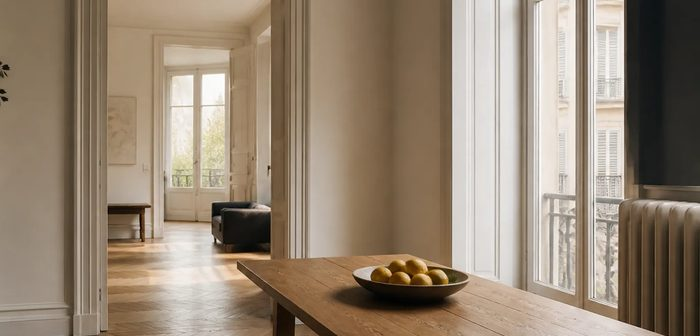
#> input picture apps/mobile/assets/brand/card-interior.jpg, 700 x 336 px
$ python -i hashing.py   (imports and definitions only)
#> lines starting #> are read from the running program, lines starting #| are printed output that depends on the picture
"""Perceptual image hashing (dHash + pHash) as 64-bit integers.

Pure functions only — no I/O, no DB, no network. See ``matching.py`` for the
Hamming-distance-based classification that consumes these hashes and
``docs/ai.md`` / EC-S-T12 for the product context.

Exact content-addressing (same-account re-uploads of byte-identical files)
is handled elsewhere in the media pipeline (see ``docs/media-hosting.md``).
This module only answers "do these two images *look* alike".
"""

from __future__ import annotations

from dataclasses import dataclass
from io import BytesIO

import numpy as np
from PIL import Image

DHASH_SIZE = 8
"""Side length of the dHash grid; yields DHASH_SIZE * DHASH_SIZE = 64 bits."""

PHASH_SIZE = 8
"""Side length of the low-frequency DCT block kept for pHash; 8*8 = 64 bits."""

PHASH_HIGHFREQ_FACTOR = 4
"""pHash is computed from a (PHASH_SIZE * factor)^2 DCT before truncating to
the low-frequency corner. A factor of 4 (32x32) is the standard choice used
by most perceptual-hash implementations and balances noise rejection against
sensitivity to real detail."""

HASH_BITS = 64
"""Both dHash and pHash produced by this module are 64-bit integers."""

BUCKET_BITS = 16
"""Number of high-order dHash bits used as a DB-friendly bucket key."""


@dataclass(frozen=True, slots=True)
class ImageHashes:
    """The perceptual fingerprints computed for a single image."""

    dhash: int
    phash: int

    # [4 lines left out: function __post_init__, not called in this run]


def _load_grayscale(image_bytes: bytes) -> Image.Image:
    with Image.open(BytesIO(image_bytes)) as img:
        img.load()
        return img.convert("L")


# [6 lines left out: function _bits_to_int, not called in this run]


def dhash(image_bytes: bytes, hash_size: int = DHASH_SIZE) -> int:
    """Difference hash: compares brightness of horizontally-adjacent pixels
    on a shrunk (hash_size+1) x hash_size grid. Robust to resizing, mild
    recompression, and small brightness shifts; sensitive to mirroring and
    heavy cropping (both change the gradient pattern)."""
    gray = _load_grayscale(image_bytes)
    resized = gray.resize((hash_size + 1, hash_size), Image.LANCZOS)
    pixels = np.asarray(resized, dtype=np.int16)
    diff = pixels[:, 1:] > pixels[:, :-1]
    return _bits_to_int(diff)


# [8 lines left out: function _dct_matrix, not called in this run]


def _dct2(block: np.ndarray) -> np.ndarray:
    c = _dct_matrix(block.shape[0])
    return c @ block @ c.T


# [18 lines left out: function phash, not called in this run]


def compute_hashes(image_bytes: bytes) -> ImageHashes:
    """Compute both perceptual hashes for a single image's raw bytes."""
    return ImageHashes(dhash=dhash(image_bytes), phash=phash(image_bytes))


def hamming_distance(a: int, b: int) -> int:
    """Number of differing bits between two same-width integer hashes."""
    return (a ^ b).bit_count()


# [5 lines left out: function bucket_key, not called in this run]

>>> import cv2
>>> picture = cv2.imread('../../../../apps/mobile/assets/brand/card-interior.jpg', cv2.IMREAD_GRAYSCALE)
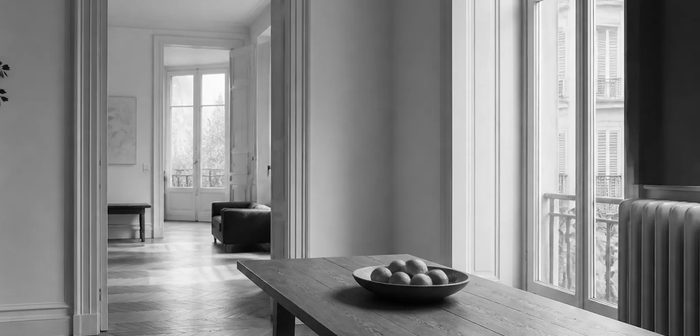
#> picture: shape (336, 700); min 0, max 255, mean 136.1
>>> result = compute_hashes(picture)
#> (the run stopped early here; a loop or call above may not have finished)

$ run again, on apps/mobile/assets/brand/hero-terrace.jpg
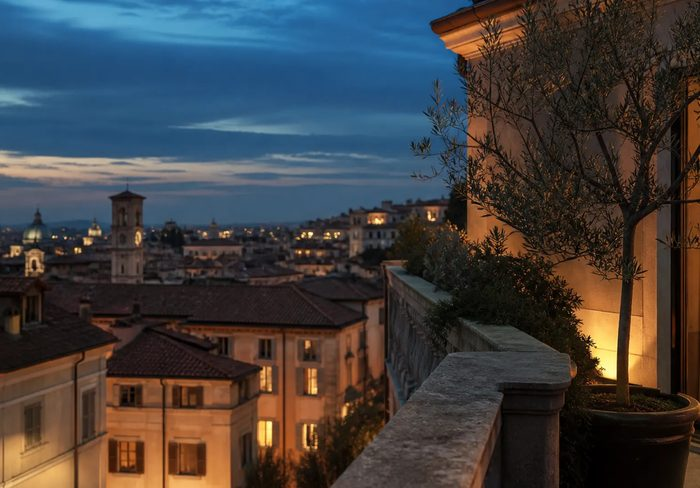
#> input picture apps/mobile/assets/brand/hero-terrace.jpg, 700 x 488 px
#> `picture = cv2.imread('../../../../apps/mobile/assets/brand/card-interi..`:
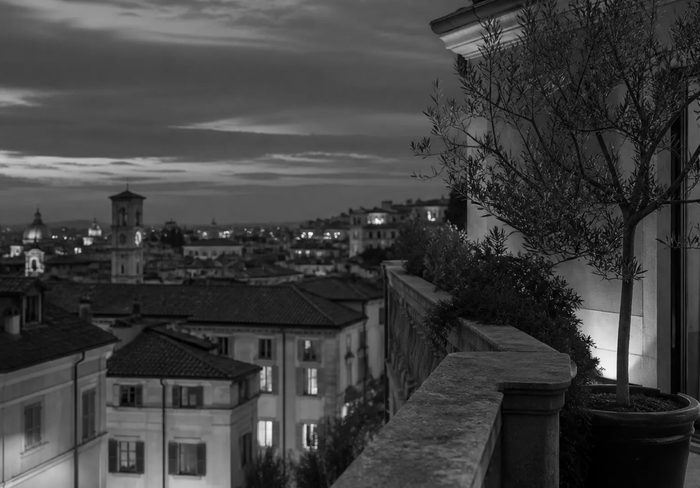
#> picture: shape (488, 700); min 0, max 255, mean 64.2
